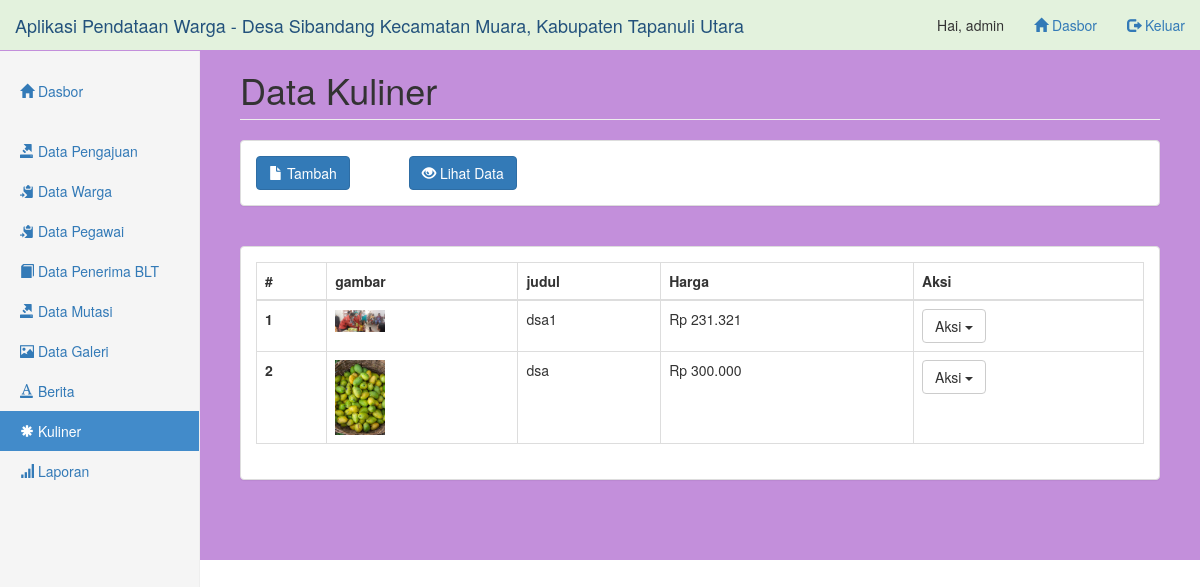
/pages/kuliner/index.php (signed in), run on the app's committed database.
### tables this page shows
CREATE TABLE `kuliner` (
  `id_kuliner` int NOT NULL,
  `gambar_kuliner` varchar(255) NOT NULL,
  `judul_kuliner` varchar(255) NOT NULL,
  `slug_kuliner` varchar(255) DEFAULT NULL,
  `detail_kuliner` text NOT NULL,
  `harga` int NOT NULL,
  `no_wa` varchar(20) NOT NULL
);

### pages/kuliner/data-index.php (called while the page is built)
<?php
include('../../config/koneksi.php');
$query = "SELECT * FROM kuliner ORDER BY id_kuliner DESC";
$hasil = mysqli_query($db, $query);
$data_kuliner = array();
while ($row = mysqli_fetch_assoc($hasil)) {
  $data_kuliner[] = $row;
}

### pages/kuliner/index.php (the view, shortened to what this page needs)
<?php include('../_partials/top.php') ?>
<h1 class="page-header">Data Kuliner</h1>
<?php include('_partials/menu.php') ?>
<?php include('data-index.php') ?>
<div class="panel panel-default">
    <div class="panel-body">
        <table class="table table-bordered">
            <thead>
                <tr>
                    <th scope="col">#</th>
                    <th scope="col">gambar</th>
                    <th scope="col">judul</th>
                    <th scope="col">Harga</th>
                    <th scope="col">Aksi</th>
                </tr>
            </thead>
            <tbody>
                <?php $nomor = 1; ?>
                <?php foreach ($data_kuliner as $kuliner) : ?>
                    <tr>
                        <th scope="row"><?= $nomor ?></th>
                        <td><img src="../../assets/kuliner/upload/<?= $kuliner['gambar_kuliner'] ?>" alt="<?= $kuliner['judul_kuliner'] ?>" width="50"></td>
                        <td><?= $kuliner['judul_kuliner'] ?></td>
                        <td><?= "Rp " . number_format($kuliner['harga'], 0, ',', '.') ?></td>
                        <td>
                            <div class="btn-group">
                                <button type="button" class="btn btn-default dropdown-toggle" data-toggle="dropdown" aria-haspopup="true" aria-expanded="false">
                                    Aksi <span class="caret"></span>
                                </button>
                            </div>
                        </td>
                    </tr>
                <?php $nomor++;
                endforeach ?>
            </tbody>
        </table>
    </div>
</div>
<br><br>
<?php include('../_partials/bottom.php') ?>

### assets/css/dashboard.css (style rules this page uses)
body { padding-top: 50px; }
.main .page-header { margin-top: 0; }

### data on the page
kuliner: gambar_kuliner (picture), judul_kuliner "dsa1", harga "231.321"
kuliner: gambar_kuliner (picture), judul_kuliner "dsa", harga "300.000"

### other printed values
$_SESSION['user']['nama_user'] "admin"
